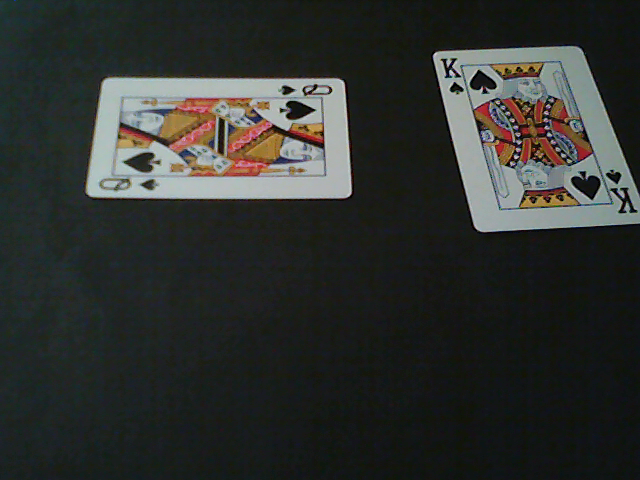
#> input picture kq.png, 640 x 480 px, given in place of the camera
$ python vision.py   (Python 2 division)   (older library calls are emulated)
#> lines starting #> are read from the running program, lines starting #| are printed output that depends on the picture
### demo.py
import cv2
#to show the image
import numpy as np
from math import cos, sin
import os


def find_biggest_contour(image):
    # Copy
    image = image.copy()

    image, contours, hierarchy = cv2.findContours(image, cv2.RETR_LIST, cv2.CHAIN_APPROX_SIMPLE)

    # Isolate largest contour
    contour_sizes = [(cv2.contourArea(contour), contour) for contour in contours]
    biggest_contour = max(contour_sizes, key=lambda x: x[0])[1]

    mask = np.zeros(image.shape, np.uint8)
    cv2.drawContours(mask, [biggest_contour], -1, (255,255,0), -1)

    return biggest_contour, mask

def find_suit_in_a_card(image, verbose=False):

    if verbose:
        cv2.imshow('image', image);
        cv2.imwrite('corner_used.png', image)
    image = cv2.cvtColor(image, cv2.COLOR_BGR2RGB)
    is_red = 1

    # Blurs an image using a Gaussian filter. input, kernel size, how much to filter, empty)
    image_blur = cv2.GaussianBlur(image, (7, 7), 0)
    if verbose:
        cv2.imshow('corner_blured', image_blur)
        cv2.imwrite('corner_blured.png',image_blur)
    #t unlike RGB, HSV separates luma, or the image intensity, from
    # chroma or the color information.
    #just want to focus on color, segmentation
    image_blur_hsv = cv2.cvtColor(image_blur, cv2.COLOR_RGB2HSV)

    # Filter by colour
    # 0-10 hue
    #minimum red amount, max red amount
    min_red = np.array([0, 100, 80])
    max_red = np.array([10, 256, 256])
    #layer
    mask1 = cv2.inRange(image_blur_hsv, min_red, max_red)

    if verbose:
        cv2.imshow('mask1_red', mask1)
        cv2.imwrite('mask1.png',mask1)

    #birghtness of a color is hue
    # 170-180 hue
    min_red2 = np.array([170, 100, 80])
    max_red2 = np.array([180, 256, 256])
    mask2 = cv2.inRange(image_blur_hsv, min_red2, max_red2)

    if verbose:
        cv2.imshow('mask2_red', mask2);
        cv2.imwrite('mask2_red.png',mask2)

    #looking for what is in both ranges
    # Combine masks
    mask = mask1 + mask2
    array = np.asarray(mask)

    #Check if is not a black suit
    if np.count_nonzero(array) < 5000:
        is_red = 0
        min_black = np.array([0, 0, 0])
        max_black = np.array([180, 256, 150])
        #layer
        mask = cv2.inRange(image_blur_hsv, min_black, max_black)

    if verbose:
        cv2.imshow('result mask', mask)
        cv2.imwrite('result_mask.png',mask)


    # Clean up
    #we want to circle our strawberry so we'll circle it with an ellipse
    #with a shape of 15x15
    kernel = cv2.getStructuringElement(cv2.MORPH_ELLIPSE, (15, 15))
    #morph the image. closing operation Dilation followed by Erosion.
    #It is useful in closing small holes inside the foreground objects,
    #or small black points on the object.
    mask_closed = cv2.morphologyEx(mask, cv2.MORPH_CLOSE, kernel)
    if verbose:
        cv2.imshow('dilation', mask_closed)
        cv2.imwrite('dilated_corner.png',mask_closed)
    #erosion followed by dilation. It is useful in removing noise
    mask_clean = cv2.morphologyEx(mask_closed, cv2.MORPH_OPEN, kernel)

    if verbose:
        cv2.imshow('erosion', mask_clean)
        cv2.imwrite('dilated_corner_with_erosion.png',mask_clean)

    # Find biggest strawberry
    #get back list of segmented strawberries and an outline for the biggest one
    suit_contour, mask_suit = find_biggest_contour(mask_clean)

    if verbose:
        cv2.imshow('isolated suit', mask_suit)
        cv2.imwrite('isolated_suit.png', mask_suit)
        cv2.waitKey(0)
        cv2.destroyAllWindows()

    return suit_contour, mask_suit, is_red

# [15 lines left out: function redSuitContours, not called in this run]

def blackSuitContours(back_corner):
    if back_corner == 0:
        espadas = cv2.imread('corner_espadas_up.png')
        espadas_contour, mask_espadas, is_red = find_suit_in_a_card(espadas, False)

        paus = cv2.imread('corner_paus_up.png')
        paus_contour, mask_paus, is_red = find_suit_in_a_card(paus, True)
    else:
        espadas = cv2.imread('corner_espadas_back.png')
        espadas_contour, mask_espadas, is_red = find_suit_in_a_card(espadas, False)

        paus = cv2.imread('corner_paus_back.png')
        paus_contour, mask_paus, is_red = find_suit_in_a_card(paus, False)


    return espadas_contour, paus_contour

def cornerHasRed(im):
    image_blur = cv2.GaussianBlur(im, (7, 7), 0)
    image_blur_hsv = cv2.cvtColor(image_blur, cv2.COLOR_BGR2HSV)
    # Filter by colour
    # 0-10 hue
    #minimum red amount, max red amount
    min_red = np.array([0, 100, 80])
    max_red = np.array([10, 256, 256])
    #layer
    mask1 = cv2.inRange(image_blur_hsv, min_red, max_red)

    #birghtness of a color is hue
    # 170-180 hue
    min_red2 = np.array([170, 100, 80])
    max_red2 = np.array([180, 256, 256])
    mask2 = cv2.inRange(image_blur_hsv, min_red2, max_red2)

    #looking for what is in both ranges
    # Combine masks
    mask = mask1 + mask2
    array = np.asarray(mask)
    print 'Numero de pixeis vermelhos: ' + str(np.count_nonzero(array))

    return np.count_nonzero(array)

def cornerHasBlack(im):
    image_blur = cv2.GaussianBlur(im, (7, 7), 0)
    image_blur_hsv = cv2.cvtColor(image_blur, cv2.COLOR_BGR2HSV)
    min_black = np.array([0, 0, 0])
    max_black = np.array([180, 256, 150])
    #layer
    mask = cv2.inRange(image_blur_hsv, min_black, max_black)
    array = np.asarray(mask)
    print 'Numero de pixeis pretos: ' + str(np.count_nonzero(array))

    return np.count_nonzero(array)

def compareCountours(cnt1,is_red, back_corner):

    if is_red == 1:
        ouros_contour, hearts_contour = redSuitContours(back_corner)
        is_ouros = cv2.matchShapes(cnt1,ouros_contour,1,0.0)
        is_hearts = cv2.matchShapes(cnt1,hearts_contour,1,0.0)
        print 'Ouros' + str(is_ouros)
        print 'Copas' + str(is_hearts)

        return is_ouros, is_hearts
    else:
        espadas_contour, paus_contour = blackSuitContours(back_corner)
        is_espadas = cv2.matchShapes(cnt1,espadas_contour,1,0.0)
        is_paus = cv2.matchShapes(cnt1,paus_contour,1,0.0)

        print 'Espadas' + str(is_espadas)
        print 'Paus' + str(is_paus)

        return is_espadas, is_paus

#read the image
#image = cv2.imread('cornerkq0.png')
#detect it

def getSuitString(image, back_corner, verbose):

    suit_contour, mask_suit, is_red = find_suit_in_a_card(image, verbose)

    if is_red == 1:
        is_ouros, is_hearts = compareCountours(suit_contour, is_red, back_corner)
        if is_ouros > is_hearts:
            print 'Copas'
            return 'Copas'
        else:
            print 'Ouros'
            return 'Ouros'
    else:
        is_espadas, is_paus = compareCountours(suit_contour, is_red, back_corner)
        if is_espadas > is_paus:
            print 'Paus'
            return 'Paus'
        else:
            print 'Espadas'
            return 'Espadas'

    cv2.waitKey(0)
    cv2.destroyAllWindows()
    #write the new image
    #cv2.imwrite('yo2.jpg', result)

### vision.py
import cv2
import numpy as np
import demo


def rectify(h):
  h = h.reshape((4,2))
  hnew = np.zeros((4,2),dtype = np.float32)

  add = h.sum(1)
  hnew[0] = h[np.argmin(add)]
  hnew[2] = h[np.argmax(add)]

  diff = np.diff(h,axis = 1)
  hnew[1] = h[np.argmin(diff)]
  hnew[3] = h[np.argmax(diff)]

  return hnew

def getCards(im, numcards=4):
  gray = cv2.cvtColor(im,cv2.COLOR_BGR2GRAY)
  blur = cv2.GaussianBlur(gray,(1,1),1000)
  flag, thresh = cv2.threshold(blur, 120, 255, cv2.THRESH_BINARY)

  image, contours, hierarchy = cv2.findContours(thresh,cv2.RETR_TREE,cv2.CHAIN_APPROX_SIMPLE)

  contours = sorted(contours, key=cv2.contourArea,reverse=True)[:4]

  for card in contours:
    peri = cv2.arcLength(card,True)
    approx = cv2.approxPolyDP(card,0.02*peri,True)
    if (len(approx) == 4) & (cv2.contourArea(approx) > 9000):
      approx = rectify(approx)

      #Show the image
      box = np.int0(approx)
      cv2.drawContours(im,[box],0,(255,255,0),6)
      imx = cv2.resize(im,(1000,600))
      cv2.imshow('cards_frame',imx)
      cv2.imwrite('cards_frame.png',imx)

      h = np.array([ [0,0],[449,0],[449,449],[0,449] ],np.float32)

      transform = cv2.getPerspectiveTransform(approx,h)
      warp = cv2.warpPerspective(im,transform,(450,450))


      width = approx[1][0] - approx[0][0]
      height = approx[3][1] - approx[0][1]

      if width > height:
        warp = cv2.transpose(warp)


      cv2.imshow('card',warp)
      cv2.imwrite('card.png',warp)

      yield warp

def getGoodCorner(img):

  corner1 = img[55:150, 5:75]
  corner2 = img[275:400, 5:75]
  corner1_r = corner1.copy()
  corner2_r = corner2.copy()
  back_corner = 0

  corner1_red = demo.cornerHasRed(corner1_r)
  corner2_red = demo.cornerHasRed(corner2_r)

  cv2.imshow('corner1',corner1)
  cv2.imshow('corner2',corner2)

  cv2.waitKey(0)

  if (corner1_red > 100) | (corner2_red > 100):
    if corner1_red > corner2_red:

      return corner1, back_corner


    else:
      back_corner = 1
      return corner2, back_corner

  corner1_black = demo.cornerHasBlack(corner1_r)
  corner2_black = demo.cornerHasBlack(corner2_r)

  if (corner1_black > 100) | (corner2_black > 100):
    if corner1_black > corner2_black:
      return corner1, back_corner
    else:
      back_corner = 1
      return corner2, back_corner


def getInnerContours(im):

  corner, back_corner = getGoodCorner(im)
  print back_corner

  big_corner = cv2.resize(corner,(400,400))
  #cv2.imwrite('corner_copas_up.png',big_corner)
  suit = demo.getSuitString(big_corner, back_corner, True)

  return suit


if __name__ == '__main__':

  cap = cv2.VideoCapture(1)

  while(True):
    # Capture frame-by-frame
    ret, im = cap.read()
#> im is the input picture: shape (480, 640, 3); mean B, G, R 47.1, 50.1, 47.5

    # # Our operations on the frame come herels
    gray = cv2.cvtColor(im, cv2.COLOR_BGR2GRAY)
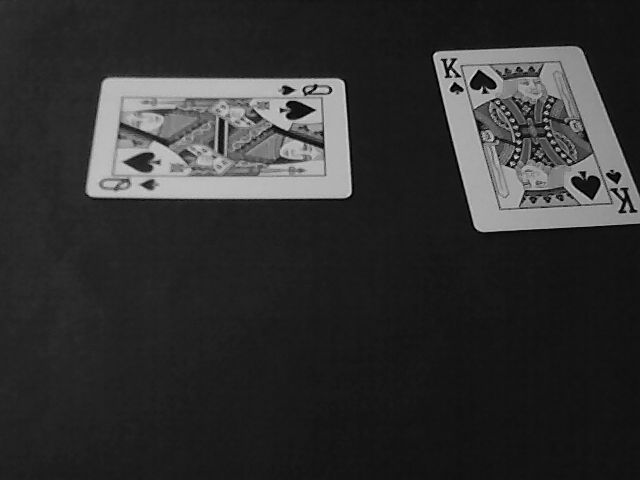
#> gray: shape (480, 640); min 0, max 217, mean 48.9

    # # Display the resulting frame
    cv2.imshow('frame',gray)
    if cv2.waitKey(1) & 0xFF == ord('q'):
#> (key q is pressed here)
      break

  while(True):
  #  im = cv2.imread('espadas.png')
    width = im.shape[0]
#> width = 480
    height = im.shape[1]
#> height = 640

    for i,c in enumerate(getCards(im, 4)):
#> in rectify, `h = h.reshape((4,2))`: h = [[102, 82], [91, 196], [351, 192], [339, 79]]
#> in rectify, `hnew = np.zeros((4,2),dtype = np.float32)`: hnew = [[0, 0], [0, 0], [0, 0], [0, 0]]
#> in rectify, `add = h.sum(1)`: add = [184, 287, 543, 418]
#> in rectify, `diff = np.diff(h,axis = 1)`: diff = [-20, 105, -159, -260]
#> ``:
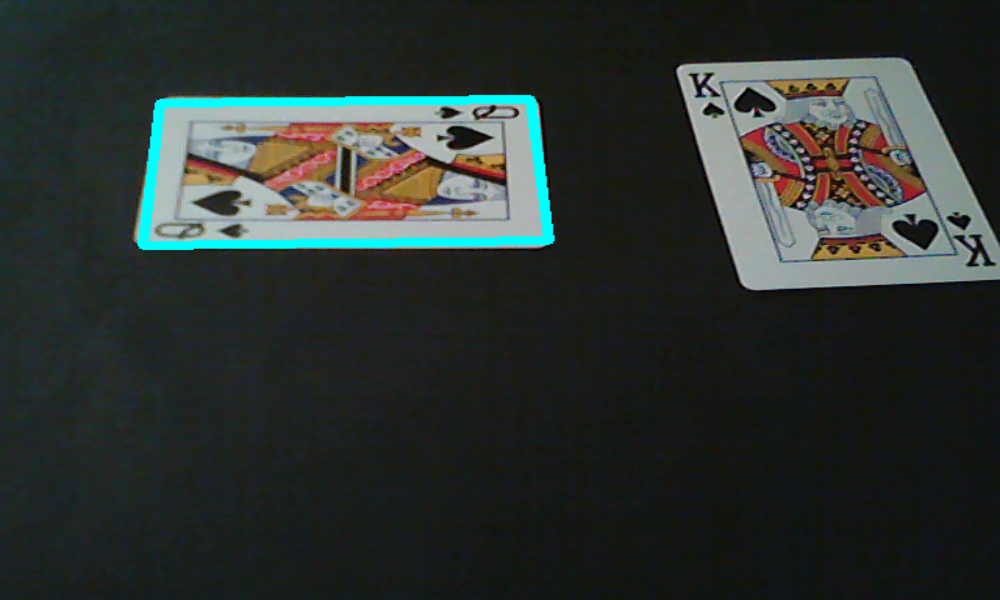
#> window 'cards_frame': shape (600, 1000, 3); mean B, G, R 48.4, 51.5, 44.8
#> ``:
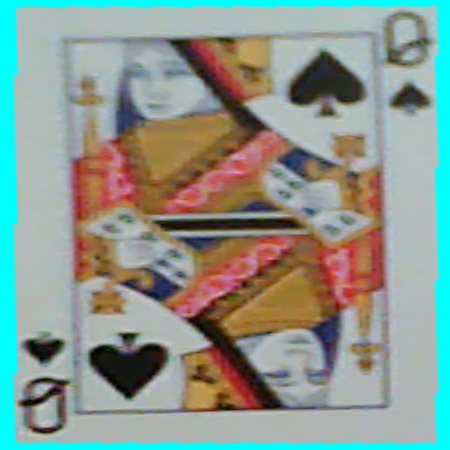
#> window 'card': shape (450, 450, 3); mean B, G, R 143.6, 152.4, 137.3
#> (the run stopped early here; a loop or call above may not have finished)
